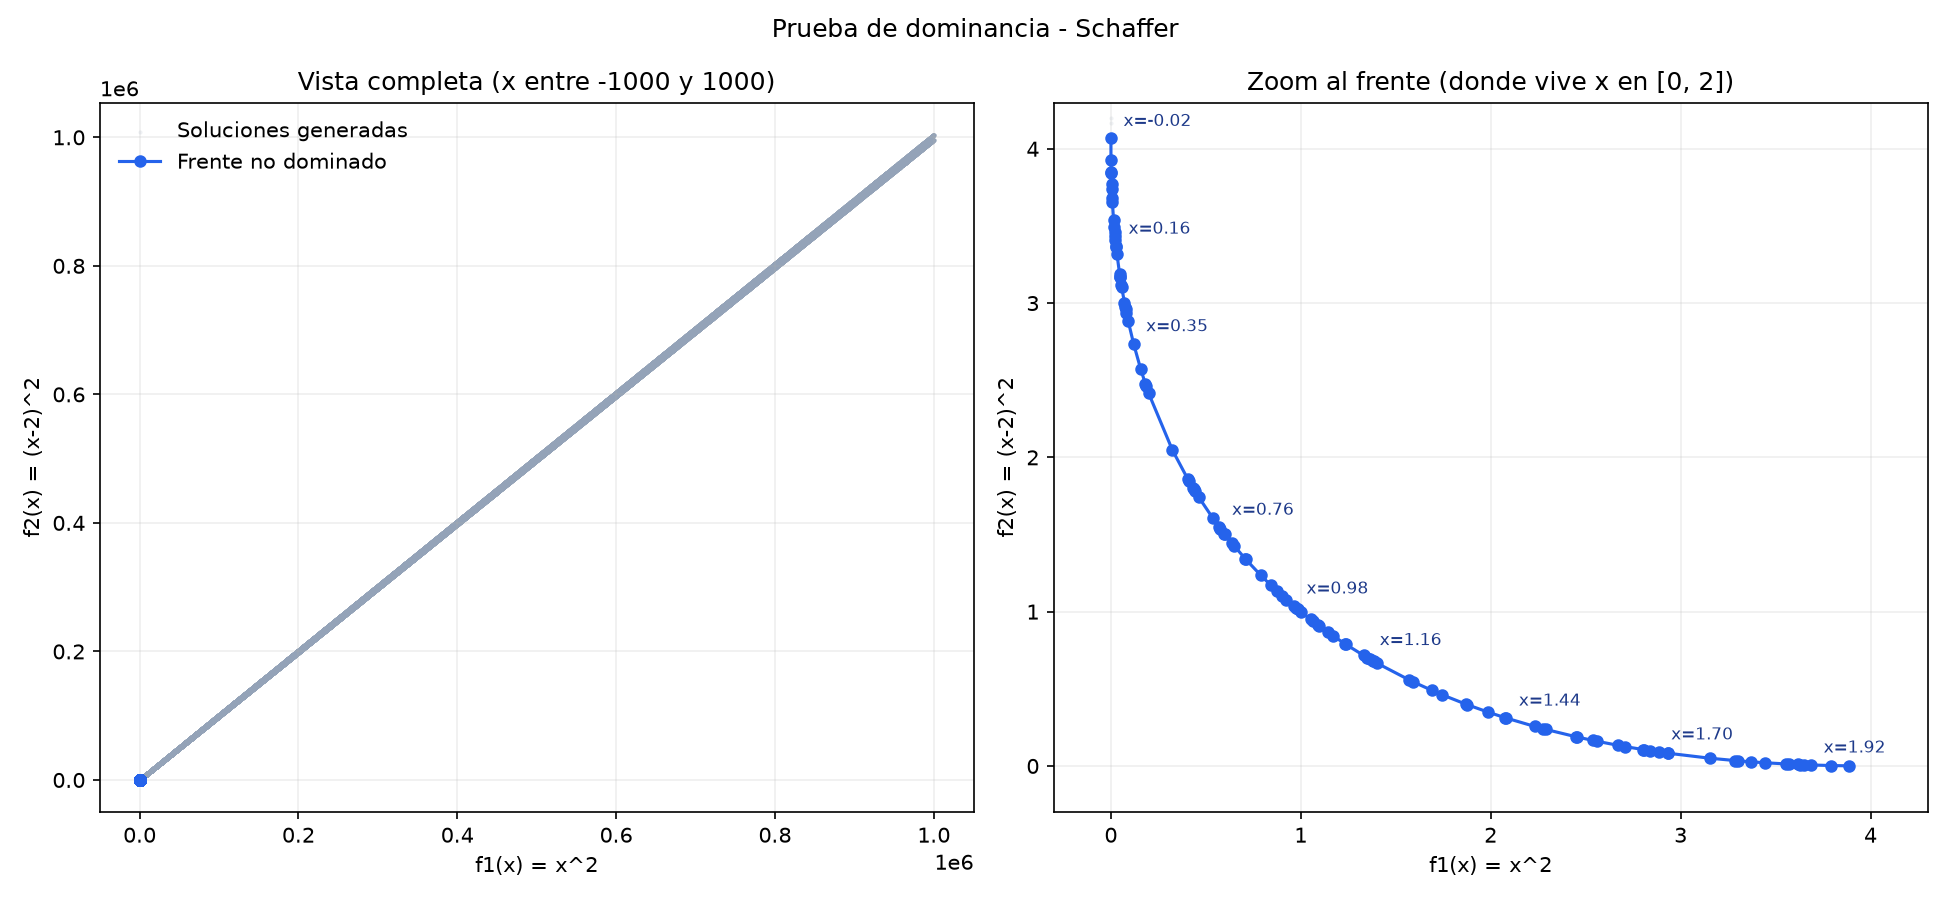

This figure's Python source:
import random
import matplotlib.pyplot as plt


def dominancia(a, b):
    bandera = 0
    i = 0
    while i < len(a) and a[i] <= b[i]:
        if a[i] < b[i]:  # minimizar
            bandera = 1  # mejor en algun objetivo
        i += 1

    if bandera == 1 and i >= len(a):  # aqui se cumple porque i termina en i=len(a)
        return True
    else:
        return False  # compare


def agrega(a, arreglo):
    # los dos primeros valores (f1, f2) son los objetivos que se comparan;
    # el resto (x) es informacion extra que solo viaja pegada
    dominado = False
    for x in range(len(a)):
        if dominancia(a[x][:2], arreglo[:2]):
            dominado = True

    if not dominado:
        x = 0
        while x < len(a):
            if dominancia(arreglo[:2], a[x][:2]):
                a.pop(x)
            else:
                x += 1
        a.append(list(arreglo))


def schaffer(x):
    f1 = x ** 2
    f2 = (x - 2) ** 2
    return f1, f2


if __name__ == "__main__":
    print("Prueba de dominancia - funcion de Schaffer")
    archivo = []
    todos = []
    for _ in range(100000):
        x = random.uniform(-1000, 1000)
        f1, f2 = schaffer(x)
        tempsol = [f1, f2, x]
        todos.append(tempsol)
        agrega(archivo, tempsol)

    for sol in archivo:
        print(f"f1={sol[0]:.4f}  f2={sol[1]:.4f}  x={sol[2]:.4f}")

    archivo.sort(key=lambda p: p[0])

    fig, (ax1, ax2) = plt.subplots(1, 2, figsize=(13, 6))

    for ax in (ax1, ax2):
        ax.scatter(
            [p[0] for p in todos], [p[1] for p in todos],
            s=4, alpha=0.15, color="#94a3b8", linewidths=0, label="Soluciones generadas",
        )
        ax.plot(
            [p[0] for p in archivo], [p[1] for p in archivo],
            color="#2563eb", linewidth=1.5, marker="o", markersize=5,
            label="Frente no dominado",
        )
        ax.set_xlabel("f1(x) = x^2")
        ax.set_ylabel("f2(x) = (x-2)^2")
        ax.grid(True, alpha=0.2)

    ax1.set_title("Vista completa (x entre -1000 y 1000)")
    ax1.legend(frameon=False)

    ax2.set_xlim(-0.3, 4.3)
    ax2.set_ylim(-0.3, 4.3)
    for sol in archivo[::max(1, len(archivo) // 8)]:
        ax2.annotate(f"x={sol[2]:.2f}", (sol[0], sol[1]),
                     textcoords="offset points", xytext=(6, 6), fontsize=8, color="#1e3a8a")
    ax2.set_title("Zoom al frente (donde vive x en [0, 2])")

    fig.suptitle("Prueba de dominancia - Schaffer")
    fig.tight_layout()
    fig.savefig("schaffer.png", dpi=150)
    plt.show()
